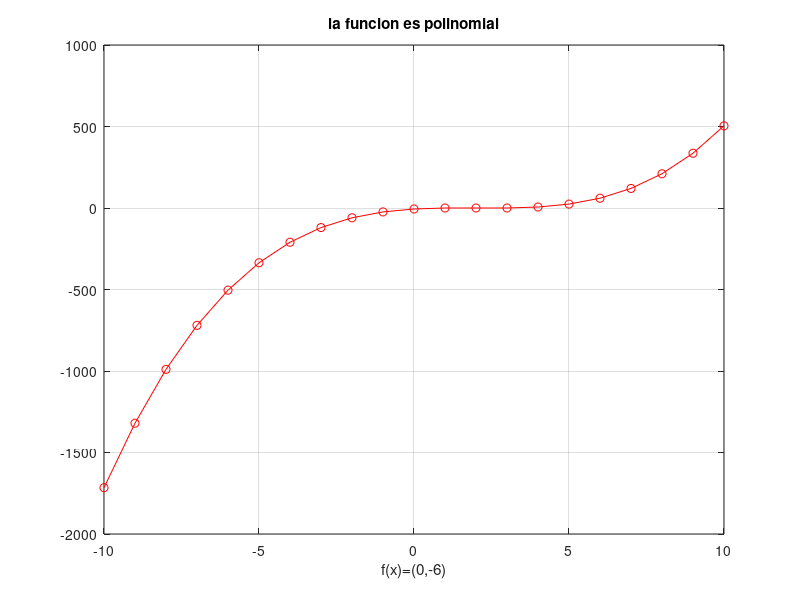

Reproduce this figure in MATLAB.
% Octave Script
% funcion                :6
% Title                  :Act20 Funciones algebraicas: polinomiales y racionales
% Description            :Script para recordar Funciones algebraicas: polinomiales y racionales 
% Author                 :Magali Valencia Clemente
% Date                   :17/11/2021
% Version                :1
% Usage                  :C:\Users\magali
%                        :octave>Funciones algebraicas: polinomiales y racionales

clear
% Dominio
x=[-10:1:10];
% Funcion a plotear
fx= ((x.^3)-(6.*x.^2)+(11.*x)-(6));
plot (x,fx, 'ro-');
% Realizar la grafica
grid on;
title('la funcion es polinomial');
xlabel ('f(x)=(0,-6)');